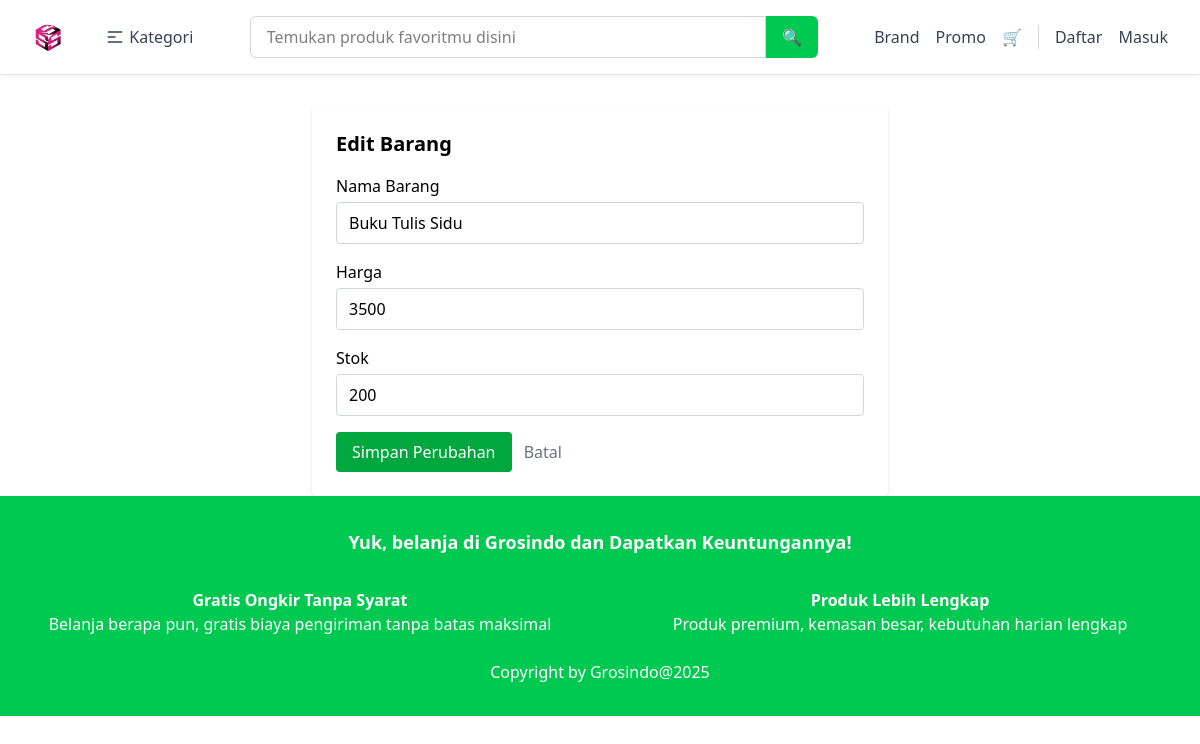
/public/dashboardAdmin/edit/2 (signed in), run on the app's committed database.
### tables this page shows
CREATE TABLE `barang` (
  `id` int NOT NULL,
  `nama` varchar(100) DEFAULT NULL,
  `harga` decimal(10,0) DEFAULT NULL,
  `stok` int DEFAULT NULL,
  `kategori_id` int DEFAULT NULL
);

### app/core/Controller.php (called while the page is built, shortened)
<?php
class Controller {
    public function model($model) {
        return new $model;
    }
    public function view($view, $data = []) {
        require_once '../app/views/' .$view . '.php';
    }
}

### app/core/App.php (called while the page is built, shortened)
<?php
class App {
    protected $method = 'index';
    public function __construct() {
        $url = $this->parseURL();
        if (isset($url[0]) && file_exists('../app/controllers/' . $url[0] . '.php')) {
            unset($url[0]);
        }
        $this->controller = new $this->controller;
        if (isset($url[1]) && method_exists($this->controller, $url[1])) {
            $this->method = $url[1];
            unset($url[1]);
        }
        $this->params = $url ? array_values($url) : [];
        call_user_func_array([$this->controller, $this->method], $this->params);
    }
    public function parseURL() {
        if (isset($_GET['url'])) {
            return explode('/', filter_var(rtrim($_GET['url'], '/'), FILTER_SANITIZE_URL));
        }
        return [];
    }
}

### public/index.php (called while the page is built, shortened)
<?php
$app = new App();

### app/core/Database.php (called while the page is built, shortened)
<?php
class Database
{
    private $host = DB_HOST;
    private $dbname = DB_NAME;
    private $username = DB_USER;
    private $password = DB_PASS;
    private $dbh;
    private $stmt;
    public function __construct()
    {
        $dsn = 'mysql:host=' . $this->host . ';dbname=' . $this->dbname;
        $options = [
            PDO::ATTR_PERSISTENT => true,
            PDO::ATTR_ERRMODE    => PDO::ERRMODE_EXCEPTION
        ];
        try {
            $this->dbh = new PDO($dsn, $this->username, $this->password, $options);
        } catch (PDOException $e) {
            die('Database Error: ' . $e->getMessage());
        }
    }
    public function query($query)
    {
        $this->stmt = $this->dbh->prepare($query);
    }
    public function bind($param, $value, $type = null)
    {
        if (is_null($type)) {
            switch (true) {
                default:
                    $type = PDO::PARAM_STR;
            }
        }
        $this->stmt->bindValue($param, $value, $type);
    }
    public function execute()
    {
        return $this->stmt->execute();
    }
    public function result()
    {
        $this->execute();
        return $this->stmt->fetch(PDO::FETCH_ASSOC);
    }
}

### app/models/Model_barang.php (called while the page is built, shortened)
<?php
class Model_barang
{
    private $db;
    public function __construct()
    {
        $this->db = new Database;
    }
    public function getBarangById($id)
    {
        $this->db->query("SELECT * FROM barang WHERE id = :id");
        $this->db->bind(':id', $id);
        return $this->db->result();
    }
}

### app/views/dashboardAdmin/edit.php (the view, shortened to what this page needs)
<div class="max-w-xl mx-auto bg-white shadow p-6 mt-8 rounded">
    <h2 class="text-xl font-bold mb-4">Edit Barang</h2>
    <form action="<?= BASEURL; ?>/dashboardAdmin/edit" method="POST">
        <div class="mb-4">
            <label class="block mb-1 font-medium">Nama Barang</label>
            <input type="text" name="nama" value="<?= $data['barang']['nama']; ?>" class="w-full border border-gray-300 rounded px-3 py-2">
        </div>
        <div class="mb-4">
            <label class="block mb-1 font-medium">Harga</label>
            <input type="number" name="harga" value="<?= $data['barang']['harga']; ?>" class="w-full border border-gray-300 rounded px-3 py-2">
        </div>
        <div class="mb-4">
            <label class="block mb-1 font-medium">Stok</label>
            <input type="number" name="stok" value="<?= $data['barang']['stok']; ?>" class="w-full border border-gray-300 rounded px-3 py-2">
        </div>
        <button type="submit" name="update" class="bg-green-600 text-white px-4 py-2 rounded">Simpan Perubahan</button>
        <a href="<?= BASEURL; ?>/dashboardAdmin" class="ml-2 text-gray-500">Batal</a>
    </form>
</div>

### data on the page
barang: nama "Buku Tulis Sidu", harga "3500", stok "200"
